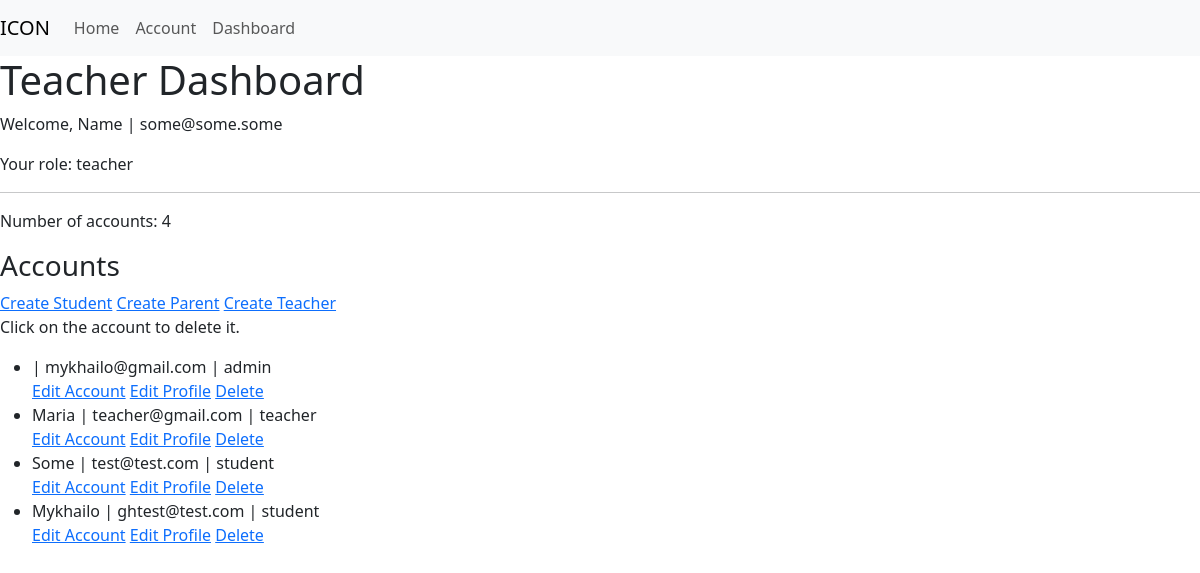
Page /dashboard/accounts/ (signed in) on the committed database.
### accounts/models.py (models this page shows, shortened)
class User(AbstractUser):
    class Role(models.TextChoices):
        STUDENT = 'student', 'Student'
        TEACHER = 'teacher', 'Teacher'
        PARENT = 'parent', 'Parent'
        ADMIN = 'admin', 'Admin'
    username = None
    email = models.EmailField("email address", unique=True)
    first_name = models.CharField(max_length=30, blank=True)
    last_name = models.CharField(max_length=30, blank=True)
    role = models.CharField(
        max_length=10,
        choices=Role.choices,
        default=Role.STUDENT,
    )
    USERNAME_FIELD = "email"
    REQUIRED_FIELDS = []
    objects = CustomUserManager()

### dashboard/views.py (the view)
# urls.py: path('accounts/', views.accounts_view, name='teacher_accounts'),
@teacher_required(login_url='login')
def accounts_view(request):
    accounts = User.objects.exclude(id=request.user.id)
    accounts_count = accounts.count()
    context = {
        'page': 'teacher_accounts',
        'accounts': accounts,
        'accounts_count': accounts_count,
    }
    return render(request, 'dashboard/accounts.html', context)

### templates/dashboard/accounts.html (shortened to what this page needs)
{% extends "base.html" %}
{% block content %}
<h1>Teacher Dashboard</h1>
<p>Welcome, {{ user.first_name }} | {{ user.email }}</p>
<p>Your role: {{ user.role }}</p>
<hr>
<p>Number of accounts: {{ accounts_count }}</p>
<h3>Accounts</h3>
<a href="{% url 'teacher_create_account' 'student'%}">Create Student</a>
<a href="{% url 'teacher_create_account' 'parent'%}">Create Parent</a>
<a href="{% url 'teacher_create_account' 'teacher'%}">Create Teacher</a>
<p>Click on the account to delete it.</p>
<ul>
    {% for account in accounts %}
        <li>{{ account.first_name }} | {{ account.email }} | {{ account.role }}</li>
        <a href="{% url 'teacher_edit_account' account.id %}">Edit Account</a>
        <a href="{% url 'teacher_edit_profile' account.id %}">Edit Profile</a>
        <a href="{% url 'teacher_delete_account' account.id %}">Delete</a>
    {% endfor %}
</ul>
{% endblock %}

### templates/base.html (shortened to what this page needs)
<!DOCTYPE html>
<html lang="en">
<head>
    <link href="https://cdn.jsdelivr.net/npm/bootstrap@5.3.5/dist/css/bootstrap.min.css" rel="stylesheet">
</head>
<body>
    {% include "navbar.html" %}
    <div class="content">
        {% block content %}{% endblock %}
    </div>
</body>
</html>

### templates/navbar.html (shortened to what this page needs)
<nav class="navbar navbar-expand-lg navbar-light bg-light">
    <a class="navbar-brand" href="{% url 'home' %}">ICON</a>
    <div class="collapse navbar-collapse" id="navbarSupportedContent">
        <ul class="navbar-nav mr-auto">
            <li class="nav-item active {% if page == 'home' %}active{% endif %}">
                <a class="nav-link" href="{% url 'home' %}">Home</a>
            </li>
            {% if request.user.is_authenticated %}
                <li class="nav-item">
                    <a class="nav-link" href="{% url 'account' %}">Account</a>
                </li>
            {% else %}
                <li class="nav-item active {% if page == 'login' %}active{% endif %}">
                    <a class="nav-link" href="{% url 'login' %}">Login</a>
                </li>
            {% endif %}
            {% if request.user.is_authenticated and request.user.role == 'teacher' %}
                <li class="nav-item active {% if page == 'dashboard' %}active{% endif %}">
                    <a class="nav-link" href="{% url 'dashboard' %}">Dashboard</a>
                </li>
            {% endif %}
        </ul>
    </div>
</nav>

### rows in the picture
User: first_name "Name", email "some@some.some", role "teacher"
User: email "mykhailo@gmail.com", role "admin"
User: first_name "Maria", email "teacher@gmail.com", role "teacher"
User: first_name "Some", email "test@test.com", role "student"
User: first_name "Mykhailo", email "ghtest@test.com", role "student"

### other values in the picture
{{ accounts_count }} "4"
